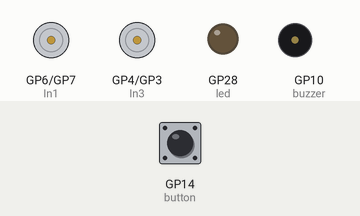
Recording of a program running on a simulated Raspberry Pi Pico running MicroPython. Shown: motor-driver pin pairs drawn as motors (green arrow = first pin HIGH = forward, orange = second pin HIGH = backward, longer = more drive, scaled by the enable pin), output pins drawn as LEDs (lit = HIGH), buzzer (waves = sounding, pin HIGH). The test bench sets the inputs (shaded band); at power-on: GP14 (button) HIGH. What the program prints to the serial console is not drawn.

Above: at 1.2 s.
1.3 s: GP14 (button) pulled LOW for 3.2 s
At 2.1 s:
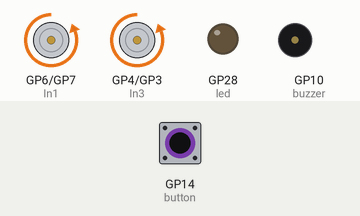
Timing chart, 0 to 6.8 s (numbered marks = the images above; inputs shaded):
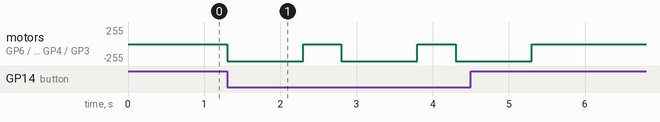

The program:

main.py
```python
from machine import Pin
import time
import robot_utils  # This brings in all the functions

# Setup button
button = Pin(14, Pin.IN, Pin.PULL_UP)  # Button connected to GND

print("Press the button to reverse and beep!")

while True:
    if button.value() == 0:  # Button pressed
        robot_utils.move_backward()
        time.sleep(1)
        robot_utils.stop_motors()
        time.sleep(0.5)
```

robot_utils.py
```python
from machine import Pin
import time

# Motor Pins
In1 = Pin(6, Pin.OUT)
In2 = Pin(7, Pin.OUT)
EN_A = Pin(8, Pin.OUT)

In3 = Pin(4, Pin.OUT)
In4 = Pin(3, Pin.OUT)
EN_B = Pin(2, Pin.OUT)

# Enable the motors
EN_A.high()
EN_B.high()

# LED and buzzer
led = Pin(28, Pin.OUT)
buzzer = Pin(10, Pin.OUT)

# Motor functions
def move_forward():
    In1.high()
    In2.low()
    In3.high()
    In4.low()

def move_backward():
    In1.low()
    In2.high()
    In3.low()
    In4.high()

def turn_left():
    In1.low()
    In2.high()
    In3.high()
    In4.low()

def turn_right():
    In1.high()
    In2.low()
    In3.low()
    In4.high()

def stop_motors():
    In1.low()
    In2.low()
    In3.low()
    In4.low()

# Alert functions
def alert_on():
    led.high()
    buzzer.high()
    print("Alert ON")

def alert_off():
    led.low()
    buzzer.low()
    print("Alert OFF")
```

Measured:
- after the input at 1.3 s, motor on GP6 (In1) / GP7 (In2), motor on GP4 (In3) / GP3 (In4): alternates backward 255/255 for 1.0 s and stopped for 0.50 s, 6 changes in all, then stays stopped, starting at once
